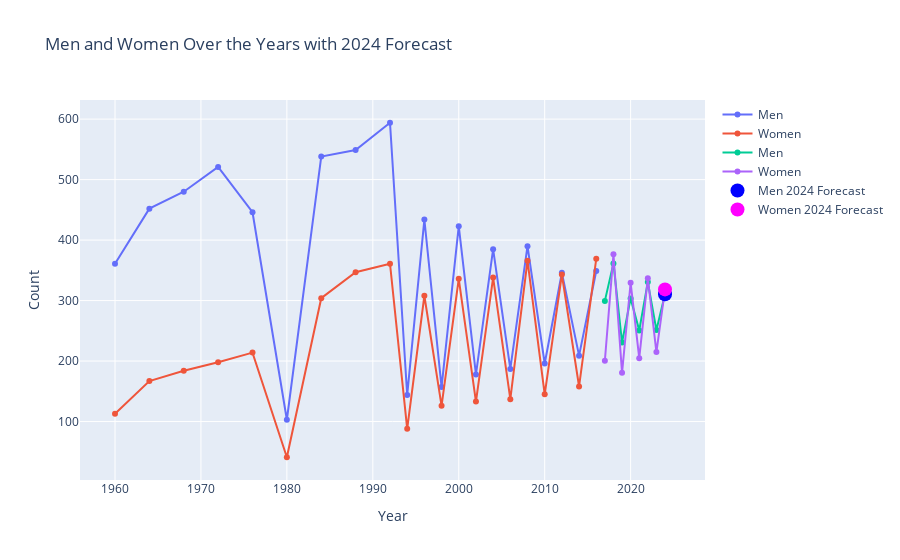

This figure's notebook cell:
### Code cell
fig4 = go.Figure()
fig4.add_trace(go.Scatter(x=usa_data.index, y=usa_data['Men'], mode='lines+markers', name='Men'))
fig4.add_trace(go.Scatter(x=usa_data.index, y=usa_data['Women'], mode='lines+markers', name='Women'))
fig4.add_trace(go.Scatter(x=forecast_df.index, y=forecast_df['Men'], mode='lines+markers', name='Men'))
fig4.add_trace(go.Scatter(x=forecast_df.index, y=forecast_df['Women'], mode='lines+markers', name='Women'))
fig4.add_trace(go.Scatter(x=[forecast_df.index[-1]], y=[forecast_df['Men'].iloc[-1]], mode='markers', name='Men 2024 Forecast', marker=dict(color='blue', size=14)))
fig4.add_trace(go.Scatter(x=[forecast_df.index[-1]], y=[forecast_df['Women'].iloc[-1]], mode='markers', name='Women 2024 Forecast', marker=dict(color='magenta', size=14)))
fig4.update_layout(title='Men and Women Over the Years with 2024 Forecast',
                   xaxis_title='Year',
                   yaxis_title='Count')
fig4.show()

### Figure 1 — Plotly figure (JSON) as saved in the notebook; plotly's stock layout.template omitted (floating-point values rounded to 4 significant figures)
{"data": [{"mode": "lines+markers", "name": "Men", "type": "scatter", "x": ["1960-01-01T00:00:00", "1964-01-01T00:00:00", "1968-01-01T00:00:00", "1972-01-01T00:00:00", "1976-01-01T00:00:00", "1980-01-01T00:00:00", "1984-01-01T00:00:00", "1988-01-01T00:00:00", "1992-01-01T00:00:00", "1994-01-01T00:00:00", "1996-01-01T00:00:00", "1998-01-01T00:00:00", "2000-01-01T00:00:00", "2002-01-01T00:00:00", "2004-01-01T00:00:00", "2006-01-01T00:00:00", "2008-01-01T00:00:00", "2010-01-01T00:00:00", "2012-01-01T00:00:00", "2014-01-01T00:00:00", "2016-01-01T00:00:00"], "y": [361, 452, 480, 521, 446, 103, 538, 549, 594, 144, 434, 157, 423, 178, 385, 187, 390, 196, 346, 209, 349]}, {"mode": "lines+markers", "name": "Women", "type": "scatter", "x": ["1960-01-01T00:00:00", "1964-01-01T00:00:00", "1968-01-01T00:00:00", "1972-01-01T00:00:00", "1976-01-01T00:00:00", "1980-01-01T00:00:00", "1984-01-01T00:00:00", "1988-01-01T00:00:00", "1992-01-01T00:00:00", "1994-01-01T00:00:00", "1996-01-01T00:00:00", "1998-01-01T00:00:00", "2000-01-01T00:00:00", "2002-01-01T00:00:00", "2004-01-01T00:00:00", "2006-01-01T00:00:00", "2008-01-01T00:00:00", "2010-01-01T00:00:00", "2012-01-01T00:00:00", "2014-01-01T00:00:00", "2016-01-01T00:00:00"], "y": [113, 167, 184, 198, 214, 41, 304, 347, 361, 88, 308, 126, 336, 133, 338, 137, 366, 145, 343, 158, 369]}, {"mode": "lines+markers", "name": "Men", "type": "scatter", "x": ["2017-01-01", "2018-01-01", "2019-01-01", "2020-01-01", "2021-01-01", "2022-01-01", "2023-01-01", "2024-01-01"], "y": [299.5, 361.5, 230.7, 303.6, 250.8, 330.6, 251.5, 310.6]}, {"mode": "lines+markers", "name": "Women", "type": "scatter", "x": ["2017-01-01", "2018-01-01", "2019-01-01", "2020-01-01", "2021-01-01", "2022-01-01", "2023-01-01", "2024-01-01"], "y": [200.5, 376.5, 180.6, 329.5, 204.7, 337.1, 215.0, 318.5]}, {"marker": {"color": "blue", "size": 14}, "mode": "markers", "name": "Men 2024 Forecast", "type": "scatter", "x": ["2024-01-01"], "y": [310.6]}, {"marker": {"color": "magenta", "size": 14}, "mode": "markers", "name": "Women 2024 Forecast", "type": "scatter", "x": ["2024-01-01"], "y": [318.5]}], "layout": {"title": {"text": "Men and Women Over the Years with 2024 Forecast"}, "xaxis": {"title": {"text": "Year"}}, "yaxis": {"title": {"text": "Count"}}}}
